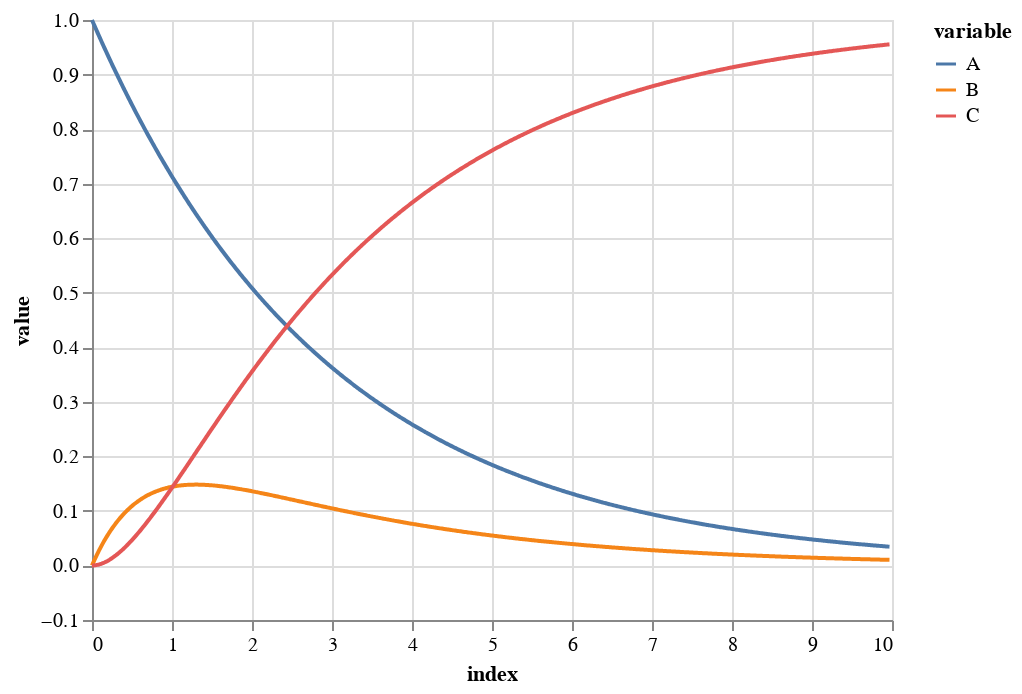

This figure's notebook cell:
### Code cell
alt.Chart(Zdfg).mark_line().encode(
  alt.X('index:Q'),
  alt.Y('value:Q'),
  alt.Color('variable:N')
)

### Figure 1 — Vega-Lite specification as saved in the notebook (floating-point values rounded to 4 significant figures; data arrays with more than 128 entries replaced by an {"elided": "..."} marker saying what was removed)
{"config": {"view": {"continuousWidth": 400, "continuousHeight": 300}}, "data": {"name": "data-e11368ec5cf9940915e3c83ce6708893"}, "mark": "line", "encoding": {"color": {"type": "nominal", "field": "variable"}, "x": {"type": "quantitative", "field": "index"}, "y": {"type": "quantitative", "field": "value"}}, "$schema": "https://vega.github.io/schema/vega-lite/v4.8.1.json", "datasets": {"data-e11368ec5cf9940915e3c83ce6708893": {"elided": "2694 records"}}}
